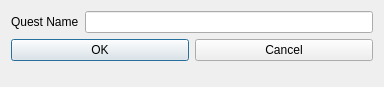
<?xml version="1.0" encoding="UTF-8"?>
<ui version="4.0">
 <class>QuestOptions</class>
 <widget class="QDialog" name="QuestOptions">
  <property name="geometry">
   <rect>
    <x>0</x>
    <y>0</y>
    <width>384</width>
    <height>87</height>
   </rect>
  </property>
  <property name="minimumSize">
   <size>
    <width>265</width>
    <height>87</height>
   </size>
  </property>
  <property name="maximumSize">
   <size>
    <width>485</width>
    <height>87</height>
   </size>
  </property>
  <property name="windowTitle">
   <string>Dialog</string>
  </property>
  <layout class="QFormLayout" name="formLayout">
   <item row="0" column="0" colspan="2">
    <layout class="QVBoxLayout" name="verticalLayout">
     <item>
      <layout class="QHBoxLayout" name="horizontalLayout_2">
       <item>
        <widget class="QLabel" name="label">
         <property name="text">
          <string>Quest Name</string>
         </property>
        </widget>
       </item>
       <item>
        <widget class="QLineEdit" name="nameEdit"/>
       </item>
      </layout>
     </item>
     <item>
      <layout class="QHBoxLayout" name="horizontalLayout">
       <item>
        <widget class="QPushButton" name="okButton">
         <property name="text">
          <string>OK</string>
         </property>
        </widget>
       </item>
       <item>
        <widget class="QPushButton" name="cancelButton">
         <property name="text">
          <string>Cancel</string>
         </property>
        </widget>
       </item>
      </layout>
     </item>
    </layout>
   </item>
  </layout>
 </widget>
 <resources/>
 <connections/>
</ui>
